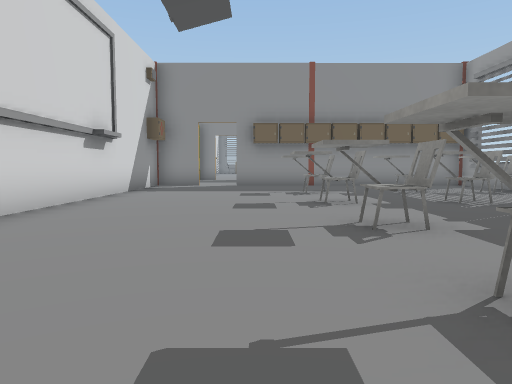
[1] (above)

24 first-person views from a walk through a scene from a Unity 3-D project. The camera is 1.2 m above the floor, tilts 4° down and sees 70° across. The floor is counted in squares, 1.8 m on a side. Each view is taken from the middle of a square. On the plan, view 1 faces up. The plan holds only what a view shows up to about 11 squares ahead; the rest is blank. The place goes on beyond the plan. The player is left out. Some animated figures are left out. Door leaves are left out, so doorways stand open. Some surface patterns are stand-ins.

[2]
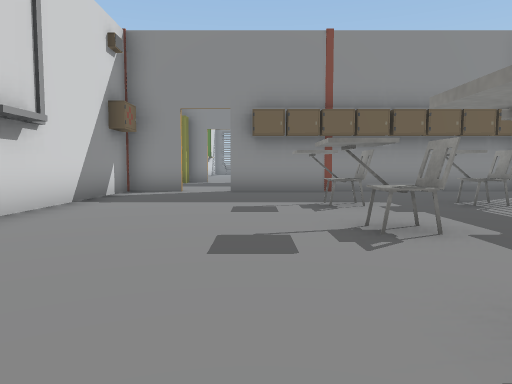

[3]
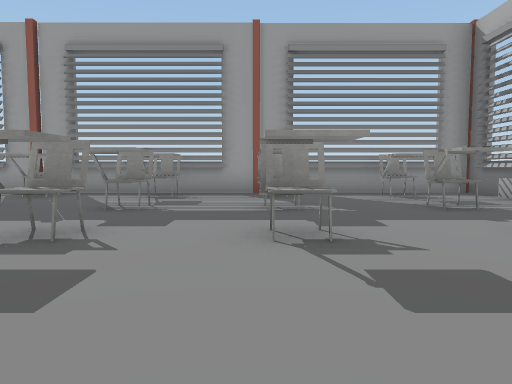

[4]
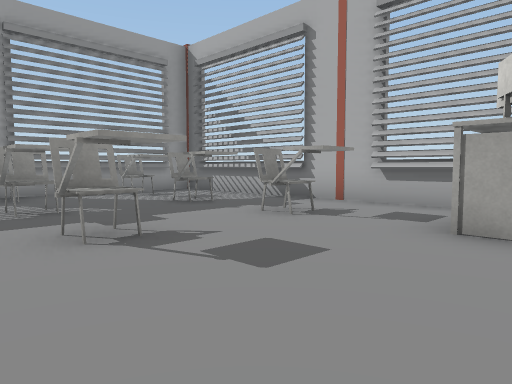

[5]
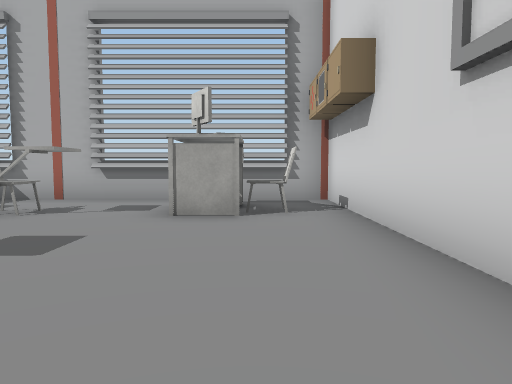

[6]
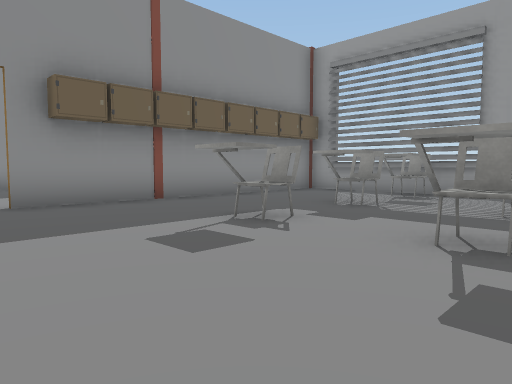

[7]
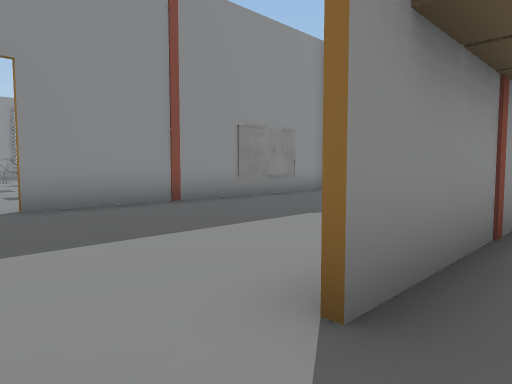

[8]
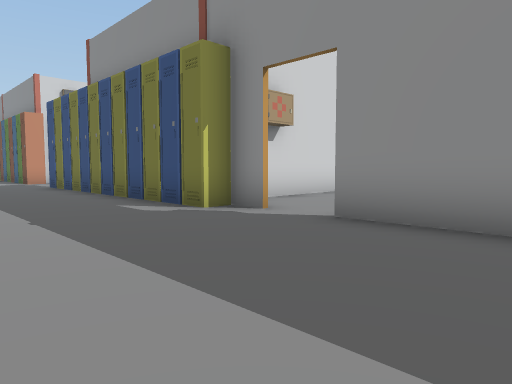

[9]
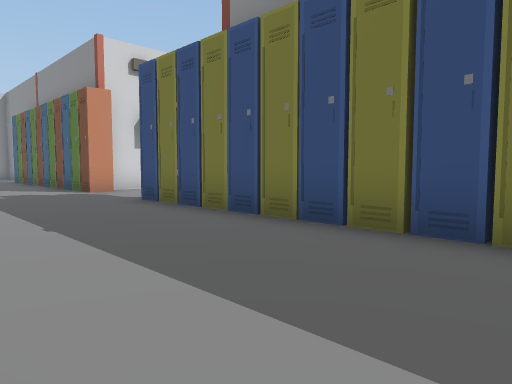

[10]
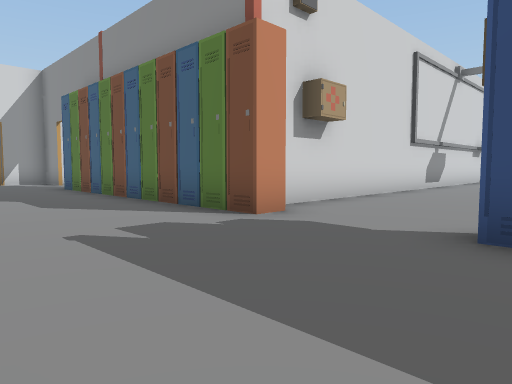

[11]
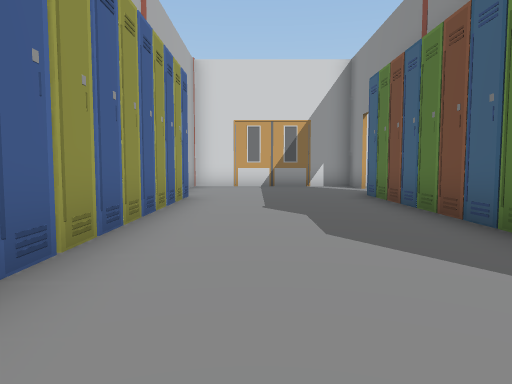

[12]
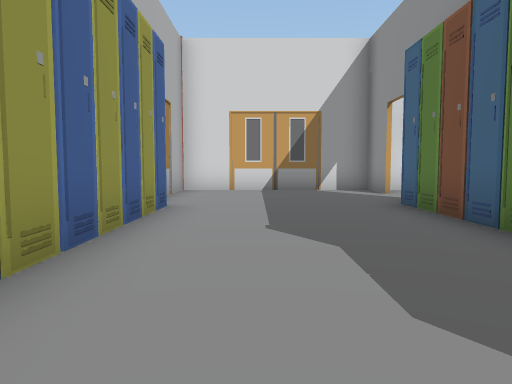

[13]
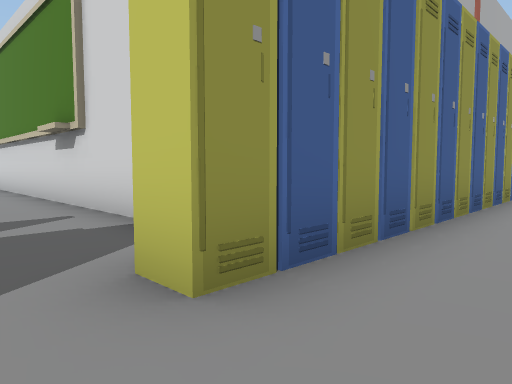

[14]
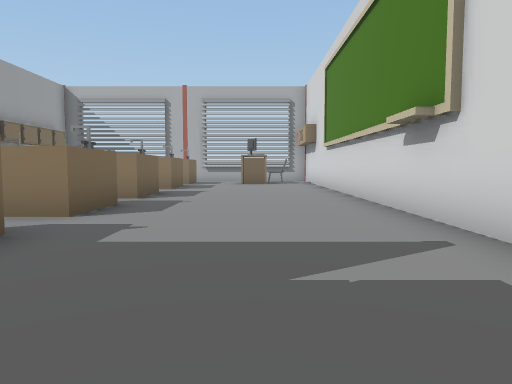

[15]
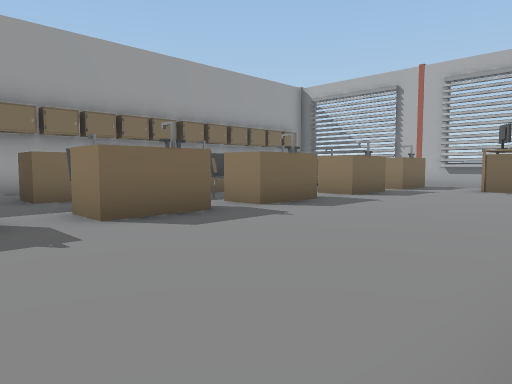

[16]
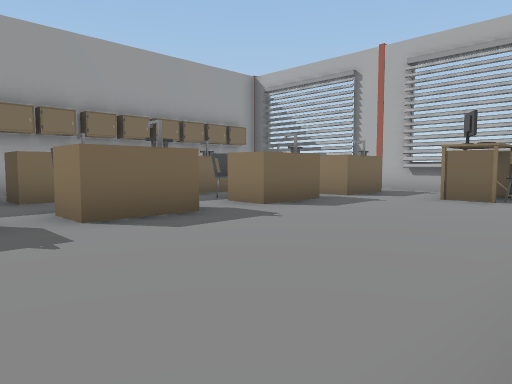

[17]
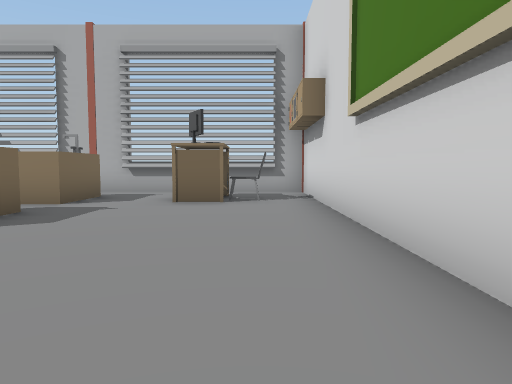

[18]
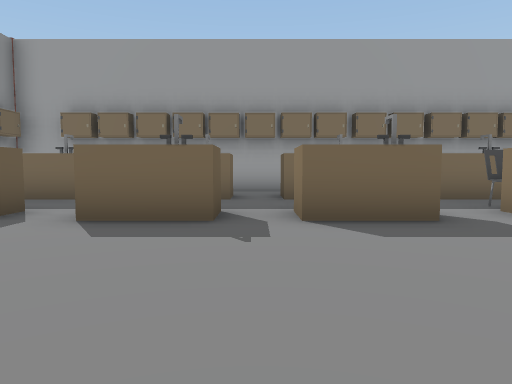

[19]
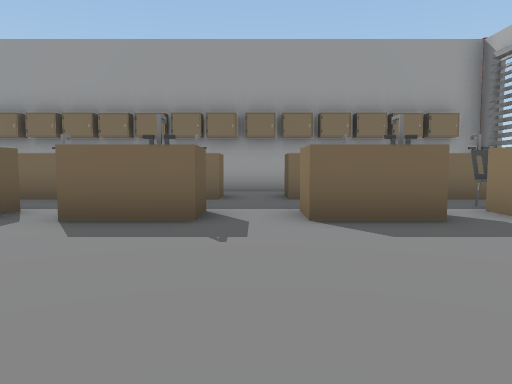

[20]
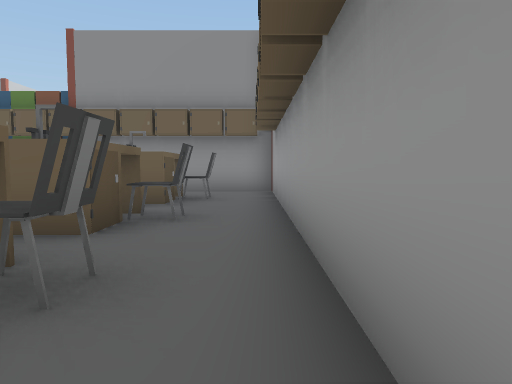

[21]
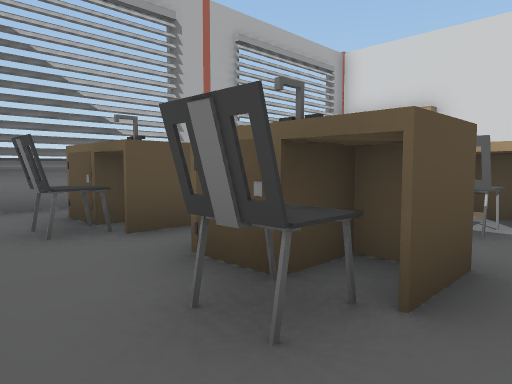

[22]
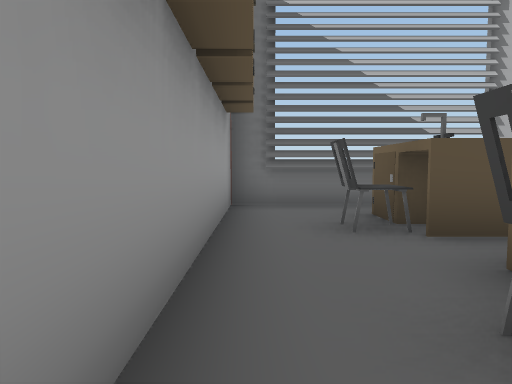

[23]
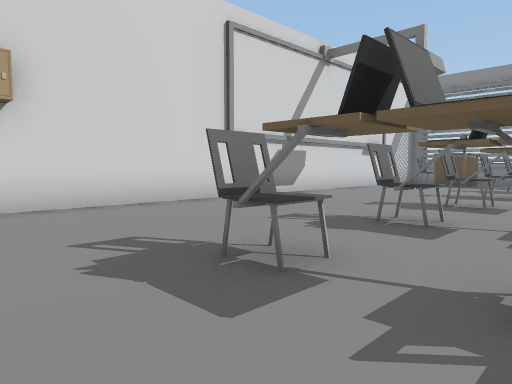

[24]
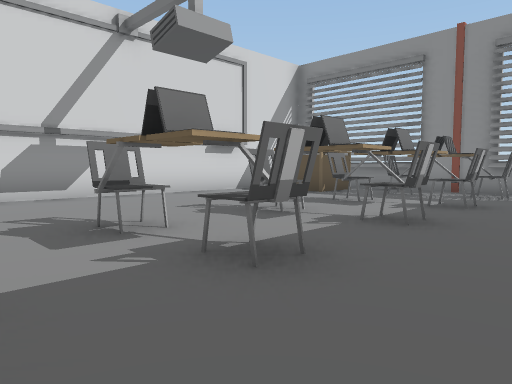

### Floor plan
Points are (right, up) in squares from view 1. A wall is a line through its corners. A room is listed if a view was taken in it or the views show most of it. See-through windows are left out.
Room 1 (views 1, 2, 3, 4, 5, 6, 7)
walls: (7.2, 7.6) (7.2, 12.5); (-3.4, 2) (-3.4, -3.4); (4, -3.3) (7.2, -3.3) (7.2, 6.6); (-0.2, -3.3) (3.6, -3.3); (-1.9, 12.8) (-3.4, 12.8) (-3.4, 4.9); (6.9, 12.8) (-0.8, 12.8); (-3.1, -3.3) (-1.6, -3.3)
ways out: open door at (-1.5, 13) to room 2; opening at (7, -3)
objects: chair (-2, -1); table (-1, -2) to (-1, -1); chair (1, -1) to (2, -1); chair (1, 2) to (2, 2); chair (1, 4) to (2, 4); chair (1, 7) to (2, 7); chair (1, 9) to (2, 9); chair (3, -1) to (4, -1); chair (3, 2) to (4, 2); chair (3, 4) to (4, 4); chair (3, 7) to (4, 7); chair (3, 9) to (4, 9); chair (6, -1); other object (6, 2); chair (6, 4); chair (6, 7); chair (6, 9)
Room 2 (views 8, 9, 10, 11, 12, 13, 14, 15, 16, 17, 18, 19, 20, 21, 22, 23, 24)
walls: (-14.2, 10.6) (-14.2, -3.3) (-12.2, -3.3); (-23.9, 18.1) (-25.4, 18.1); (-25.3, 19.1) (-25.3, 12.9) (-23.4, 12.9); (-2, 18.1) (-2.5, 18.1); (-14.2, 31.5) (-14.2, 18.4); (-10.9, -3.3) (-8.9, -3.3); (-10, 34.3) (-11.4, 34.3); (-6.1, -3.3) (-3.1, -3.3); (-7.8, 34.3) (-9.9, 34.3); (-3.6, -3.2) (-3.6, 11.9); (6.9, 18.1) (-0.8, 18.1)
ways out: open door at (-1.5, 13) to room 1; open door at (-23.5, 18); open door at (-1.5, 18)
objects: locker (-21, 13); locker (-21, 18); locker (-20, 13); locker (-20, 18); locker (-19, 13); locker (-19, 18); locker (-18, 13); locker (-18, 18); locker (-17, 13); locker (-17, 18); locker (-16, 13); locker (-16, 18); locker (-15, 13); locker (-15, 18); locker (-14, 13); locker (-14, 18); chair (-13, -1); locker (-13, 13); table (-12, -2) to (-12, -1); table (-12, 32) to (-12, 33); locker (-11, 13); locker (-10, 13); locker (-10, 18); laptop (-10, 21) to (-9, 21); chair (-10, 23); laptop (-10, 26) to (-9, 26); chair (-10, 28); chair (-10, 31); chair (-10, 33) to (-9, 33); table (-9, -2) to (-9, -1); table (-9, 1) to (-9, 2); table (-9, 4) to (-9, 5); table (-9, 7) to (-9, 8); table (-9, 10) to (-9, 11); other object (-9, 13); locker (-9, 18); laptop (-9, 23); laptop (-9, 28); laptop (-9, 31); chair (-8, -1); chair (-8, 2); chair (-8, 5); other object (-8, 8); locker (-8, 18); chair (-8, 21); laptop (-8, 26); laptop (-8, 28); laptop (-8, 31); other object (-8, 33); locker (-7, 18); table (-6, -2) to (-6, -1); table (-6, 1) to (-6, 2); table (-6, 4) to (-6, 5); table (-6, 7) to (-6, 8); table (-6, 10) to (-6, 11); locker (-6, 18); chair (-5, -1); chair (-5, 2); chair (-5, 5); chair (-5, 8); chair (-5, 11); locker (-5, 18); locker (-4, 18); locker (-3, 18)

Positions as (right, up) in squares from view 1, and headings:
1: (0, 0), facing up
2: (0, 3), facing up
3: (-2, 2), facing right
4: (-2, 3), facing down-right
5: (-2, 4), facing down
6: (-2, 6), facing up-right
7: (-2, 12), facing up-right
8: (2, 14), facing up-left
9: (-4, 14), facing up-left
10: (-10, 14), facing up-left
11: (-13, 15), facing left
12: (-15, 15), facing left
13: (-12, 15), facing down-left
14: (-12, 13), facing down
15: (-14, 10), facing down-right
16: (-14, 7), facing down-right
17: (-13, 6), facing down
18: (-14, 6), facing right
19: (-14, 3), facing right
20: (-4, 3), facing up
21: (-4, 3), facing down-left
22: (-4, 3), facing down
23: (-8, 19), facing up-left
24: (-6, 24), facing up-left
